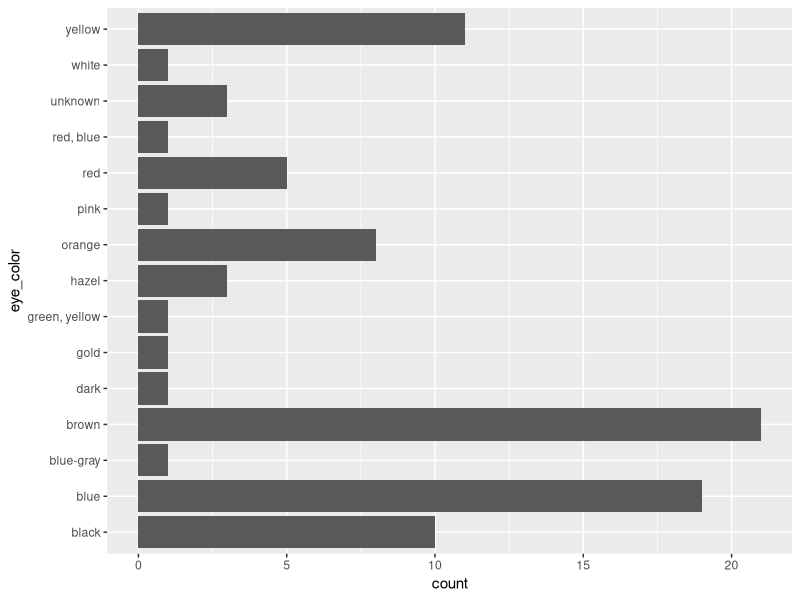
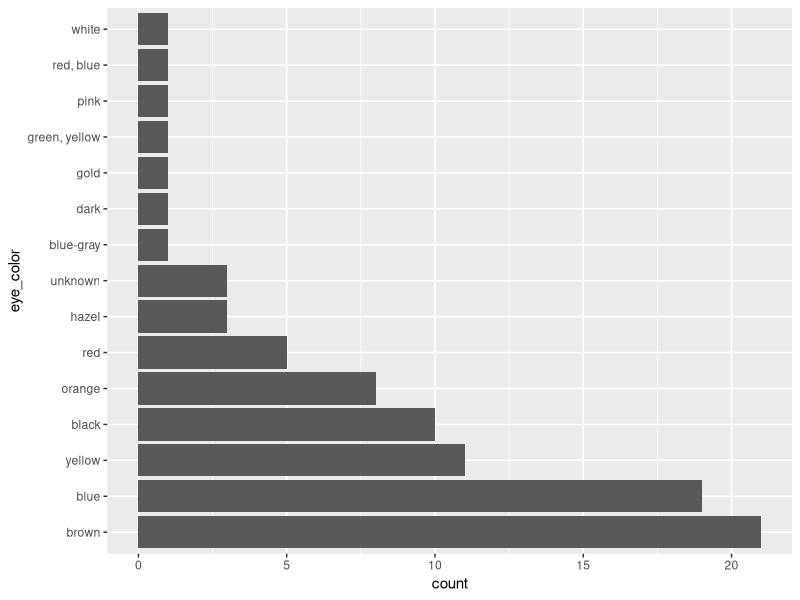
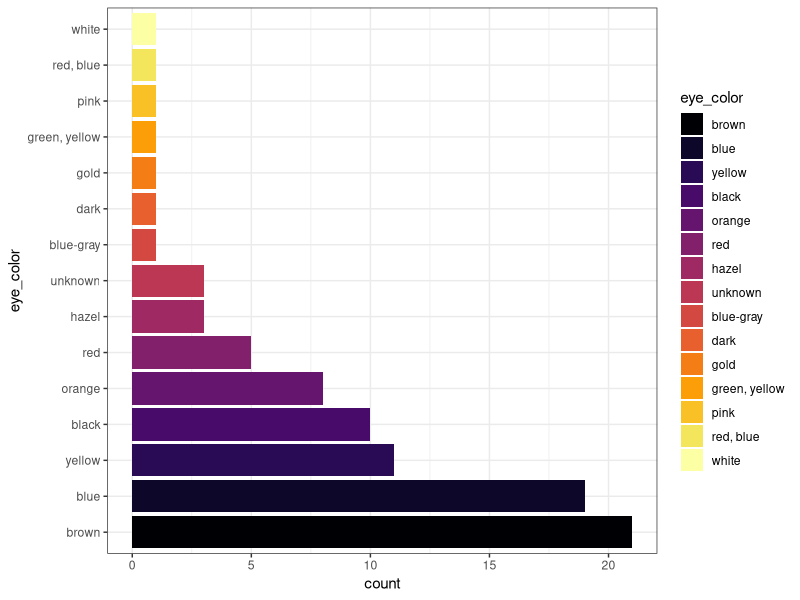
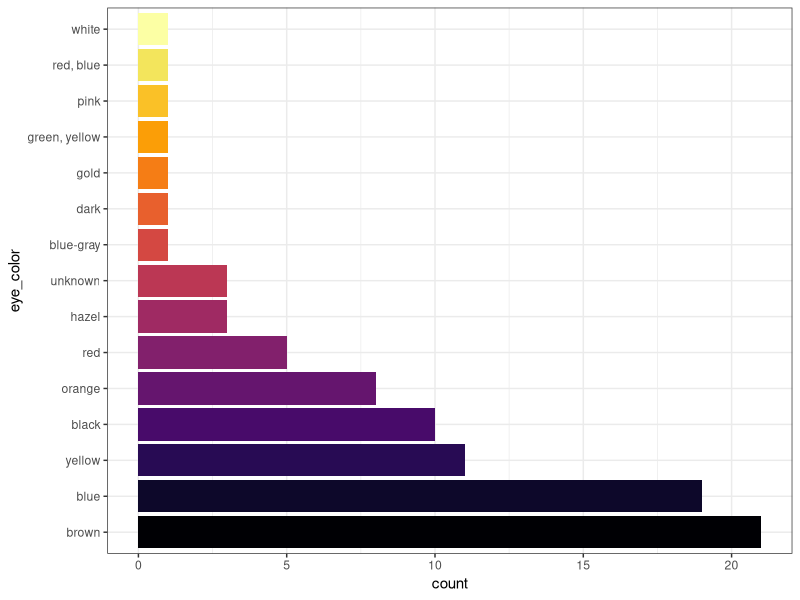
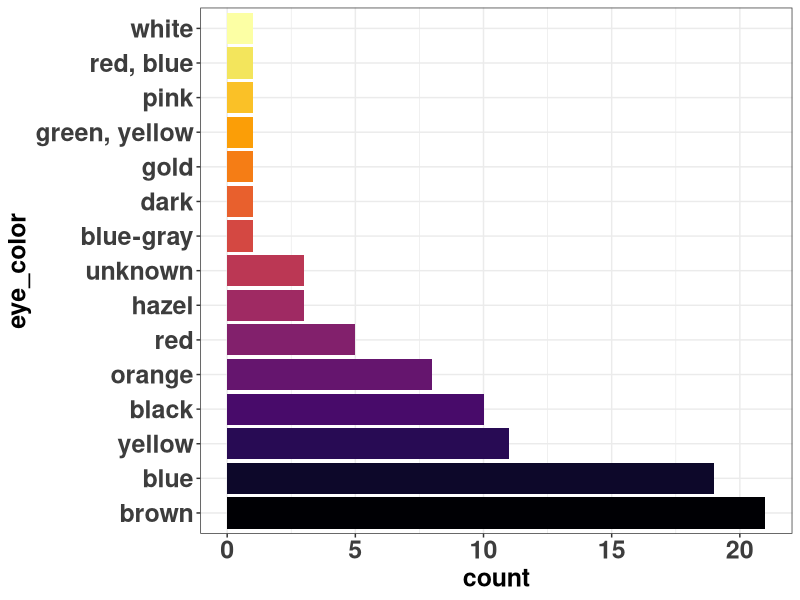

The R source for these figures, in order:
#<>----------------------------------------------
#               Manipulação de dados
#       Analisando os personagens de Starwars
#<>----------------------------------------------

#install.packages("tidyverse")
#install.packages("viridis")
library(tidyverse)
library(viridis)

# Starwars characters
data("starwars")
dados <- starwars 
dados %>% glimpse() # inspecionando os dados


# filter
# personagens humanos que possuem os olhos azuis
dados %>%  filter(species =="Human" & eye_color=="blue") 

# arrange
# Ordenando os personagens pela altura em cm
dados %>% arrange(height) 
#dados %>% arrange(desc(height)) # ordem descrecente

# filter e arrange
# filtrando os personagens que possuem olhos amarelos e ordenando pelo peso em Kg.
dados %>%  filter(eye_color=="yellow") %>% 
                    arrange(mass)

# select
dados %>% select(name,species,homeworld)

dados %>% select(starts_with("h")) #  seleciona colunas que começam h

dados %>% select(ends_with("or")) # seleciona colunas que terminam or

dados %>% select(contains("w")) # seleciona colunas que contêm w

# mutate

# cria uma nova variavel em metros.
dados %>% select(name,height) %>%
  mutate(heigth_m=height/100)

# summarise
dados %>% summarise(mean(mass, na.rm = TRUE))

dados %>% summarise(max(mass, na.rm = TRUE))

dados %>% summarise(min(mass, na.rm = TRUE))

# group_by
# agrupa por especies 
# Conta o numero de persongens de cada especie
# Ordena pela maior frequencia
# drop_na() exclui as linhas que possuem valores faltantes
dados %>% group_by(species) %>%
             summarise(Total=n()) %>% arrange(desc(Total)) %>% drop_na()


# ggplot2

ggplot(dados, aes(x = eye_color)) + 
  geom_bar()+ # gráfico de barras
  coord_flip() # inverte as coordenadas

# ggplot2 - 2

dados %>% mutate(eye_color=fct_infreq(eye_color)) %>%# fct_infre ordena os fatores por maior frequencia
  ggplot(aes(x = eye_color)) + 
  geom_bar()+
  coord_flip()

# ggplot2 - 3

dados %>% mutate(eye_color=fct_infreq(eye_color)) %>%# ordenando os fatores 
  ggplot(aes(x = eye_color, fill=eye_color)) + 
  geom_bar()+
  coord_flip() +
  theme_bw()+ # muda o tema
  scale_fill_viridis_d(option = "inferno") # adiciona uma nova paleta de cores

# ggplot2 - 3

dados %>% mutate(eye_color=fct_infreq(eye_color)) %>%# ordenando os fatores 
  ggplot(aes(x = eye_color, fill=eye_color)) + 
  geom_bar()+
  coord_flip() + 
  theme_bw()+ 
  scale_fill_viridis_d(option = "inferno")+
  theme(legend.position ="none") # modifica os aspectos do tema: retira a legenda

# ggplot2 - 4

dados %>% mutate(eye_color=fct_infreq(eye_color)) %>%# ordenando os fatores 
  ggplot(aes(x = eye_color, fill=eye_color)) +
  geom_bar()+ 
  coord_flip() +
  theme_bw()+ 
  scale_fill_viridis_d(option = "inferno")+ 
  theme(legend.position ="none", 
  axis.text=element_text(size=18, face="bold", colour="gray24"), # modifica os textos dos eixos
  axis.title=element_text(size=18,face="bold")) # modifica os labels dos eixos

